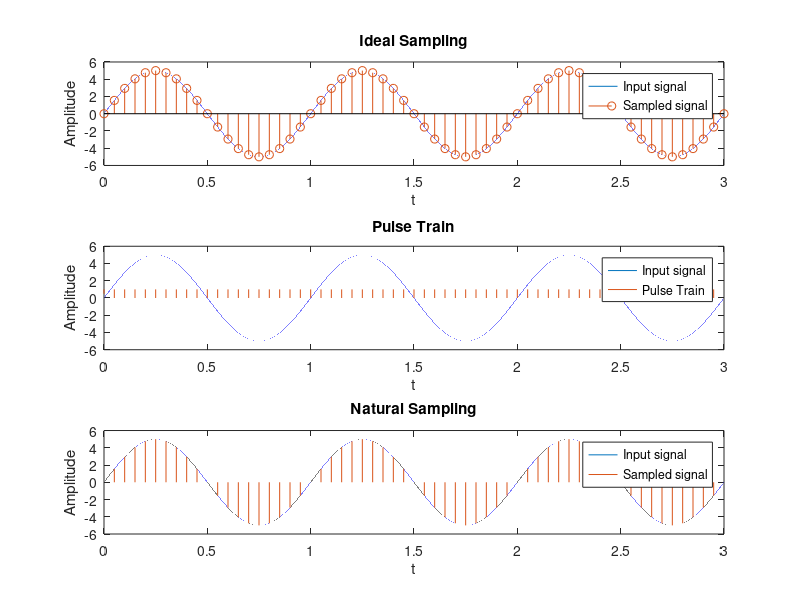

Recreate this plot in MATLAB.
t=0:0.00001:3;
x_t=5*sin(2*pi*t);
subplot(3,1,1);
plot(t,x_t);
hold on;
fs=20;
ts=0:1/fs:3;
x_s=5*sin(2*pi*ts);
stem(ts,x_s);
hold off;
xlabel('t');
ylabel('Amplitude');
title('Ideal Sampling');
legend('Input signal','Sampled signal');

subplot(3,1,2);
x_square=0.5*(1+sign(5*sin(20*pi*t)));
plot(t,x_t);
hold on;
plot(t,x_square);
hold off;
xlabel('t');
ylabel('Amplitude');
title('Pulse Train');
legend('Input signal','Pulse Train');

subplot(3,1,3);
plot(t,x_t);
hold on;
x_ns=x_t.*x_square;
plot(t,x_ns);
hold off;
xlabel('t');
ylabel('Amplitude');
title('Natural Sampling');
legend('Input signal','Sampled signal');

